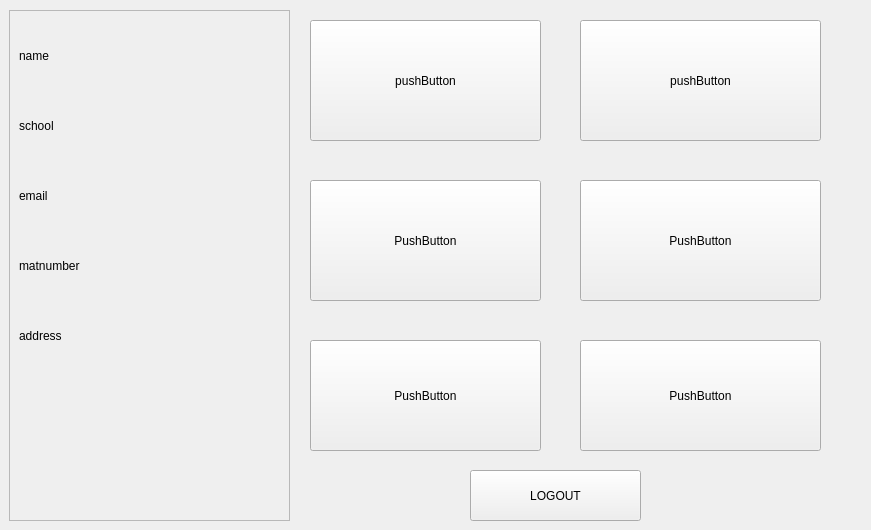
<?xml version="1.0" encoding="UTF-8"?>
<ui version="4.0">
 <class>Form</class>
 <widget class="QWidget" name="Form">
  <property name="geometry">
   <rect>
    <x>0</x>
    <y>0</y>
    <width>871</width>
    <height>530</height>
   </rect>
  </property>
  <property name="windowTitle">
   <string>Form</string>
  </property>
  <widget class="QFrame" name="frame">
   <property name="geometry">
    <rect>
     <x>9</x>
     <y>10</y>
     <width>281</width>
     <height>511</height>
    </rect>
   </property>
   <property name="frameShape">
    <enum>QFrame::StyledPanel</enum>
   </property>
   <property name="frameShadow">
    <enum>QFrame::Raised</enum>
   </property>
   <widget class="QLabel" name="label">
    <property name="geometry">
     <rect>
      <x>10</x>
      <y>20</y>
      <width>261</width>
      <height>51</height>
     </rect>
    </property>
    <property name="text">
     <string>name</string>
    </property>
   </widget>
   <widget class="QLabel" name="label_2">
    <property name="geometry">
     <rect>
      <x>10</x>
      <y>90</y>
      <width>261</width>
      <height>51</height>
     </rect>
    </property>
    <property name="text">
     <string>school</string>
    </property>
   </widget>
   <widget class="QLabel" name="label_3">
    <property name="geometry">
     <rect>
      <x>10</x>
      <y>160</y>
      <width>261</width>
      <height>51</height>
     </rect>
    </property>
    <property name="text">
     <string>email</string>
    </property>
   </widget>
   <widget class="QLabel" name="label_4">
    <property name="geometry">
     <rect>
      <x>10</x>
      <y>230</y>
      <width>261</width>
      <height>51</height>
     </rect>
    </property>
    <property name="text">
     <string>matnumber</string>
    </property>
   </widget>
   <widget class="QLabel" name="label_5">
    <property name="geometry">
     <rect>
      <x>10</x>
      <y>300</y>
      <width>261</width>
      <height>51</height>
     </rect>
    </property>
    <property name="text">
     <string>address</string>
    </property>
   </widget>
  </widget>
  <widget class="QPushButton" name="election1">
   <property name="geometry">
    <rect>
     <x>310</x>
     <y>20</y>
     <width>231</width>
     <height>121</height>
    </rect>
   </property>
   <property name="text">
    <string>pushButton</string>
   </property>
  </widget>
  <widget class="QPushButton" name="election2">
   <property name="geometry">
    <rect>
     <x>580</x>
     <y>20</y>
     <width>241</width>
     <height>121</height>
    </rect>
   </property>
   <property name="text">
    <string>pushButton</string>
   </property>
  </widget>
  <widget class="QPushButton" name="election4">
   <property name="geometry">
    <rect>
     <x>580</x>
     <y>180</y>
     <width>241</width>
     <height>121</height>
    </rect>
   </property>
   <property name="text">
    <string>PushButton</string>
   </property>
  </widget>
  <widget class="QPushButton" name="election3">
   <property name="geometry">
    <rect>
     <x>310</x>
     <y>180</y>
     <width>231</width>
     <height>121</height>
    </rect>
   </property>
   <property name="text">
    <string>PushButton</string>
   </property>
  </widget>
  <widget class="QPushButton" name="election6">
   <property name="geometry">
    <rect>
     <x>580</x>
     <y>340</y>
     <width>241</width>
     <height>111</height>
    </rect>
   </property>
   <property name="text">
    <string>PushButton</string>
   </property>
  </widget>
  <widget class="QPushButton" name="election5">
   <property name="geometry">
    <rect>
     <x>310</x>
     <y>340</y>
     <width>231</width>
     <height>111</height>
    </rect>
   </property>
   <property name="text">
    <string>PushButton</string>
   </property>
  </widget>
  <widget class="QPushButton" name="logout">
   <property name="geometry">
    <rect>
     <x>470</x>
     <y>470</y>
     <width>171</width>
     <height>51</height>
    </rect>
   </property>
   <property name="text">
    <string>LOGOUT</string>
   </property>
  </widget>
 </widget>
 <resources/>
 <connections/>
</ui>
